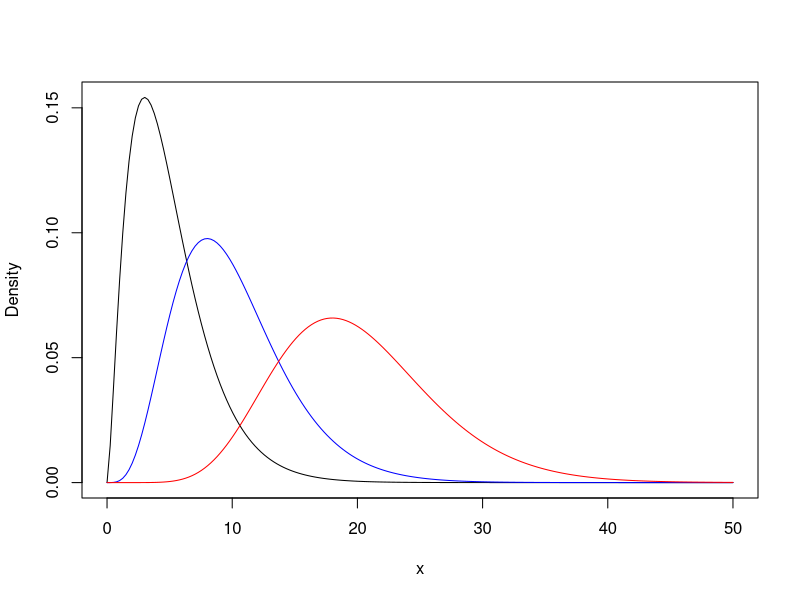

This figure's R source:
# Chi-squared Distribution with different degrees of freedom
x <- seq(0, 50, length.out = 200)
plot(x = x, y = dchisq(x, df = 5), type = "l", col = "black", ylab = "Density")
lines(x = x, y = dchisq(x, df = 10), type = "l", col = "blue")
lines(x = x, y = dchisq(x, df = 20), type = "l", col = "red")


# Chi-squared calculations
pchisq(34.17, df = 20, lower.tail = FALSE)
pchisq(24, df = 13, lower.tail = FALSE)


# Example 11.2
dat <- matrix(c(238, 247, 374, 810), nrow = 2, byrow = TRUE)
dat
chisq.test(dat, correct = FALSE)
